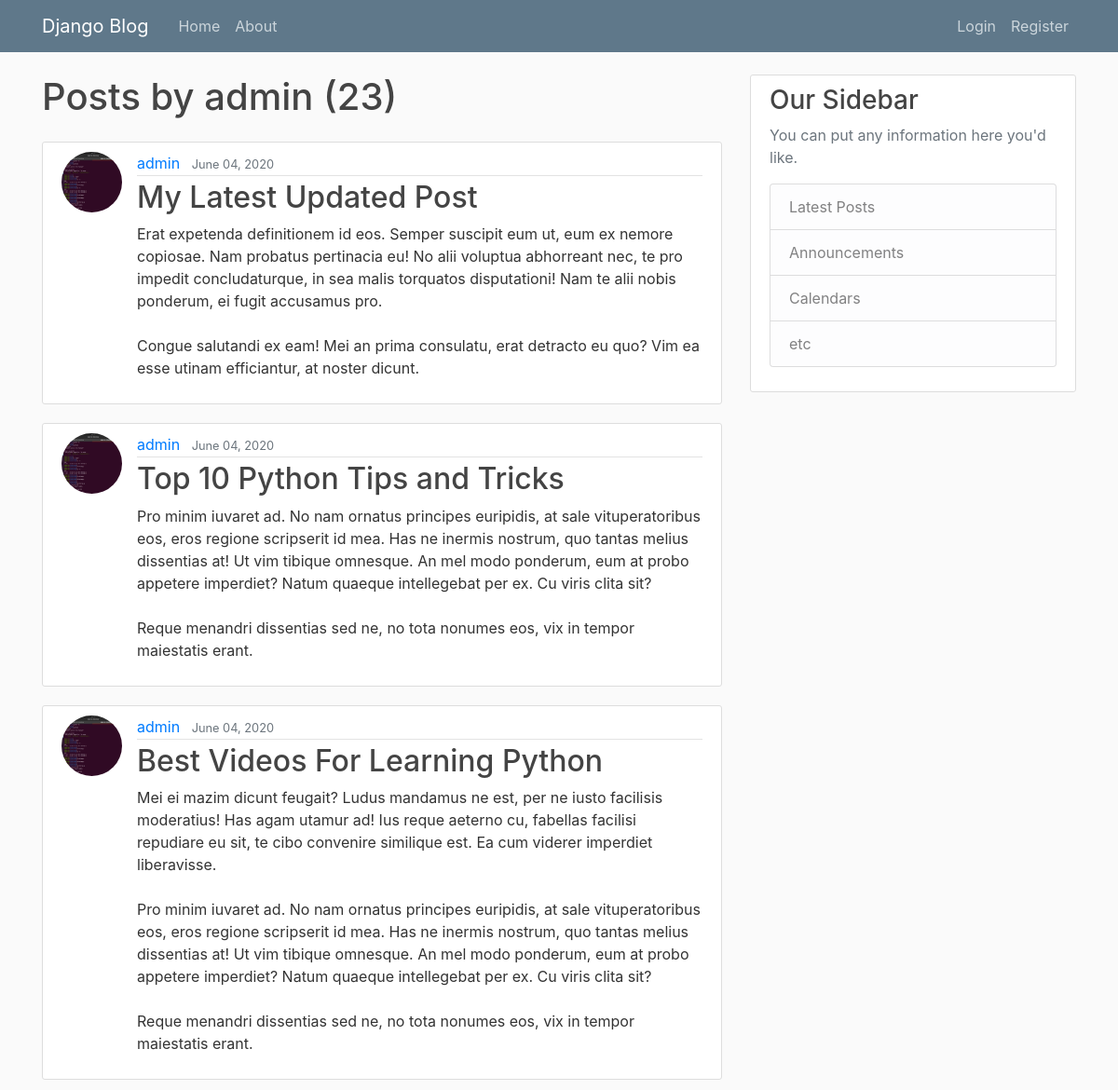
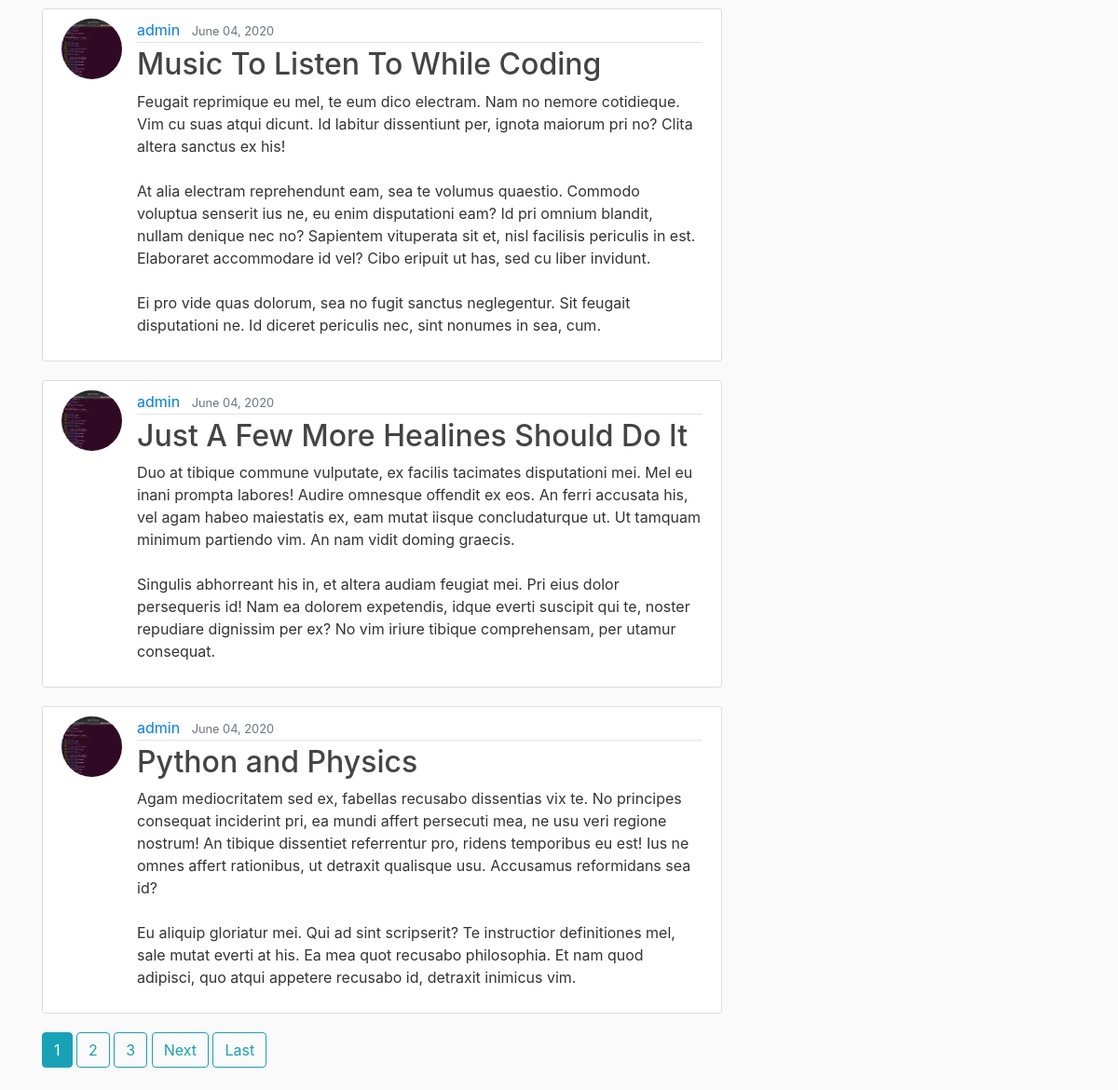
Screenshot of /user/admin with the database file from the repository (2 pictures, top to bottom).
### blog/models.py (models this page shows, shortened)
class Post(models.Model):
    title = models.CharField(max_length=100)
    content = models.TextField()
    date_posted = models.DateTimeField(default=timezone.now)
    author = models.ForeignKey(User, on_delete=models.CASCADE)

### users/models.py (models this page shows, shortened)
class Profile(models.Model):
    user = models.OneToOneField(User, on_delete=models.CASCADE)
    image = models.ImageField(default='default.jpg', upload_to='profile_pics')

### blog/views.py (the view)
# urls.py: path('user/<str:username>', UserPostListView.as_view(), name='user-posts'),
class UserPostListView(ListView):
    model = Post
    template_name = 'blog/user_posts.html'  # <app>/<model>_<view_type>.html
    context_object_name = 'posts'
    paginate_by = 6
    def get_queryset(self):
        user = get_object_or_404(User, username=self.kwargs.get('username'))
        return Post.objects.filter(author=user).order_by('-date_posted')

### blog/templates/blog/user_posts.html (shortened to what this page needs)
{% extends "blog/base.html" %}
{% block content %}
  <h1 class="mb-4">Posts by {{ view.kwargs.username }} ({{ page_obj.paginator.count }})</h1>
{% for post in posts %}
  <article class="media content-section">
    <img class="rounded-circle article-img" src="{{ post.author.profile.image.url }}">
    <div class="media-body">
      <div class="article-metadata">
        <a class="mr-2" href="{% url 'user-posts' post.author.username %}">{{ post.author }}</a>
        <small class="text-muted">{{ post.date_posted|date:"F d, Y" }}</small>
      </div>
      <h2><a class="article-title" href="{% url 'post-detail' post.id %}">{{ post.title }}</a></h2>
      <p class="article-content">{{ post.content }}</p>
    </div>
  </article>
{% endfor %}
  {% if is_paginated %}
    {% for num in page_obj.paginator.page_range %}
      {% if page_obj.number == num %}
        <a class="btn btn-info mb-4" href="?page={{ num }}">{{ num }}</a>
      {% elif num > page_obj.number|add:'-3' and num < page_obj.number|add:'3'  %}
        <a class="btn btn-outline-info mb-4" href="?page={{ num }}">{{ num }}</a>
      {% endif %}
    {% endfor %}
    {% if page_obj.has_next %}
      <a class="btn btn-outline-info mb-4" href="?page={{ page_obj.next_page_number }}">Next</a>
      <a class="btn btn-outline-info mb-4" href="?page={{ page_obj.paginator.num_pages }}">Last</a>
    {% endif %}
  {% endif %}
{% endblock content %}

### blog/static/blog/main.css (style rules this page uses)
body { background: #fafafa; color: #333333; margin-top: 5rem; }
h1, h2, h3, h4, h5, h6 { color: #444444; }
.content-section { background: #ffffff; padding: 10px 20px; border: 1px solid #dddddd; border-radius: 3px; margin-bottom: 20px; }
.article-title { color: #444444; }
.article-content { white-space: pre-line; }
.article-img { height: 65px; width: 65px; margin-right: 16px; }
.article-metadata { padding-bottom: 1px; margin-bottom: 4px; border-bottom: 1px solid #e3e3e3 }

### rows the page displays
Post: author.profile.image (picture), author "admin", date_posted "June 04, 2020", title "My Latest Updated Post", content "Erat expetenda definitionem id eos. Semper suscipit eum ut, eum ex nemore copiosae. Nam probatus pertinacia eu! No alii voluptua abhorreant nec, te pro impedit concludaturque, in sea malis torquatos disputationi! Nam te alii nobis ponderum, ei fugit accusamus pro. Congue salutandi ex eam! Mei an prima consulatu, erat detracto eu quo? Vim ea esse utinam efficiantur, at noster dicunt."
Post: author.profile.image (picture), author "admin", date_posted "June 04, 2020", title "Top 10 Python Tips and Tricks", content "Pro minim iuvaret ad. No nam ornatus principes euripidis, at sale vituperatoribus eos, eros regione scripserit id mea. Has ne inermis nostrum, quo tantas melius dissentias at! Ut vim tibique omnesque. An mel modo ponderum, eum at probo appetere imperdiet? Natum quaeque intellegebat per ex. Cu viris clita sit? Reque menandri dissentias sed ne, no tota nonumes eos, vix in tempor maiestatis erant."
Post: author.profile.image (picture), author "admin", date_posted "June 04, 2020", title "Best Videos For Learning Python", content "Mei ei mazim dicunt feugait? Ludus mandamus ne est, per ne iusto facilisis moderatius! Has agam utamur ad! Ius reque aeterno cu, fabellas facilisi repudiare eu sit, te cibo convenire similique est. Ea cum viderer imperdiet liberavisse. Pro minim iuvaret ad. No nam ornatus principes euripidis, at sale vituperatoribus eos, eros regione scripserit id mea. Has ne inermis nostrum, quo tantas melius dissentias at! Ut vim tibique omnesque. An mel modo ponderum, eum at probo appetere imperdiet? Natum quaeque intellegebat per ex. Cu viris clita sit? Reque menandri dissentias sed ne, no tota nonumes eos, vix in tempor maiestatis erant."
Post: author.profile.image (picture), author "admin", date_posted "June 04, 2020", title "Music To Listen To While Coding", content "Feugait reprimique eu mel, te eum dico electram. Nam no nemore cotidieque. Vim cu suas atqui dicunt. Id labitur dissentiunt per, ignota maiorum pri no? Clita altera sanctus ex his! At alia electram reprehendunt eam, sea te volumus quaestio. Commodo voluptua senserit ius ne, eu enim disputationi eam? Id pri omnium blandit, nullam denique nec no? Sapientem vituperata sit et, nisl facilisis periculis in est. Elaboraret accommodare id vel? Cibo eripuit ut has, sed cu liber invidunt. Ei pro vide quas dolorum, sea no fugit sanctus neglegentur. Sit feugait disputationi ne. Id diceret periculis nec, sint nonumes in sea, cum."
Post: author.profile.image (picture), author "admin", date_posted "June 04, 2020", title "Just A Few More Healines Should Do It", content "Duo at tibique commune vulputate, ex facilis tacimates disputationi mei. Mel eu inani prompta labores! Audire omnesque offendit ex eos. An ferri accusata his, vel agam habeo maiestatis ex, eam mutat iisque concludaturque ut. Ut tamquam minimum partiendo vim. An nam vidit doming graecis. Singulis abhorreant his in, et altera audiam feugiat mei. Pri eius dolor persequeris id! Nam ea dolorem expetendis, idque everti suscipit qui te, noster repudiare dignissim per ex? No vim iriure tibique comprehensam, per utamur consequat."
Post: author.profile.image (picture), author "admin", date_posted "June 04, 2020", title "Python and Physics", content "Agam mediocritatem sed ex, fabellas recusabo dissentias vix te. No principes consequat inciderint pri, ea mundi affert persecuti mea, ne usu veri regione nostrum! An tibique dissentiet referrentur pro, ridens temporibus eu est! Ius ne omnes affert rationibus, ut detraxit qualisque usu. Accusamus reformidans sea id? Eu aliquip gloriatur mei. Qui ad sint scripserit? Te instructior definitiones mel, sale mutat everti at his. Ea mea quot recusabo philosophia. Et nam quod adipisci, quo atqui appetere recusabo id, detraxit inimicus vim."

### other values shown
{{ view.kwargs.username }} "admin"
{{ page_obj.paginator.count }} "23"
{{ num }} "1"
{{ num }} "2" "3"
